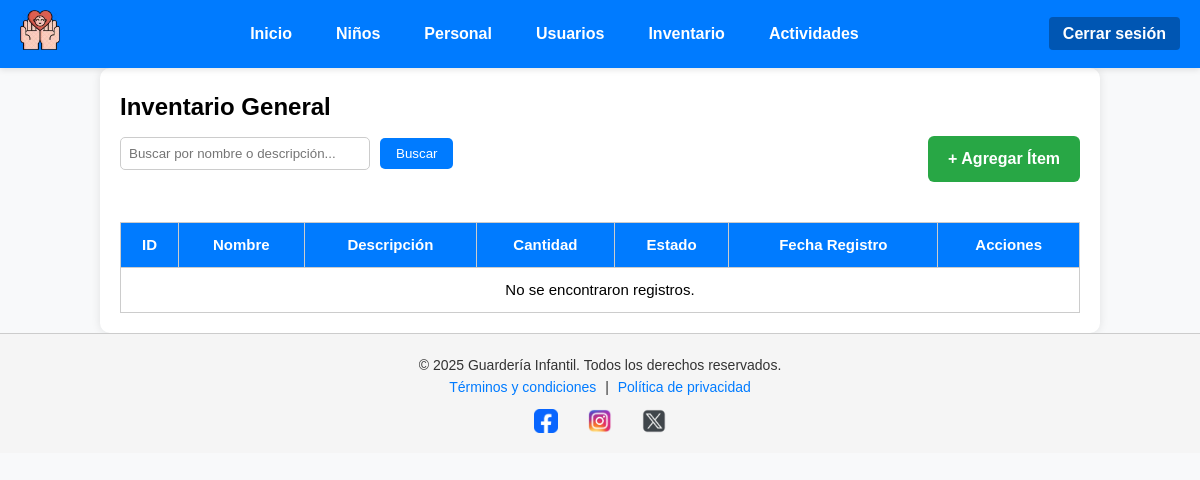
The page /MVC/index.php?c=Inventario&a=index (signed in) on the database as committed earlier.
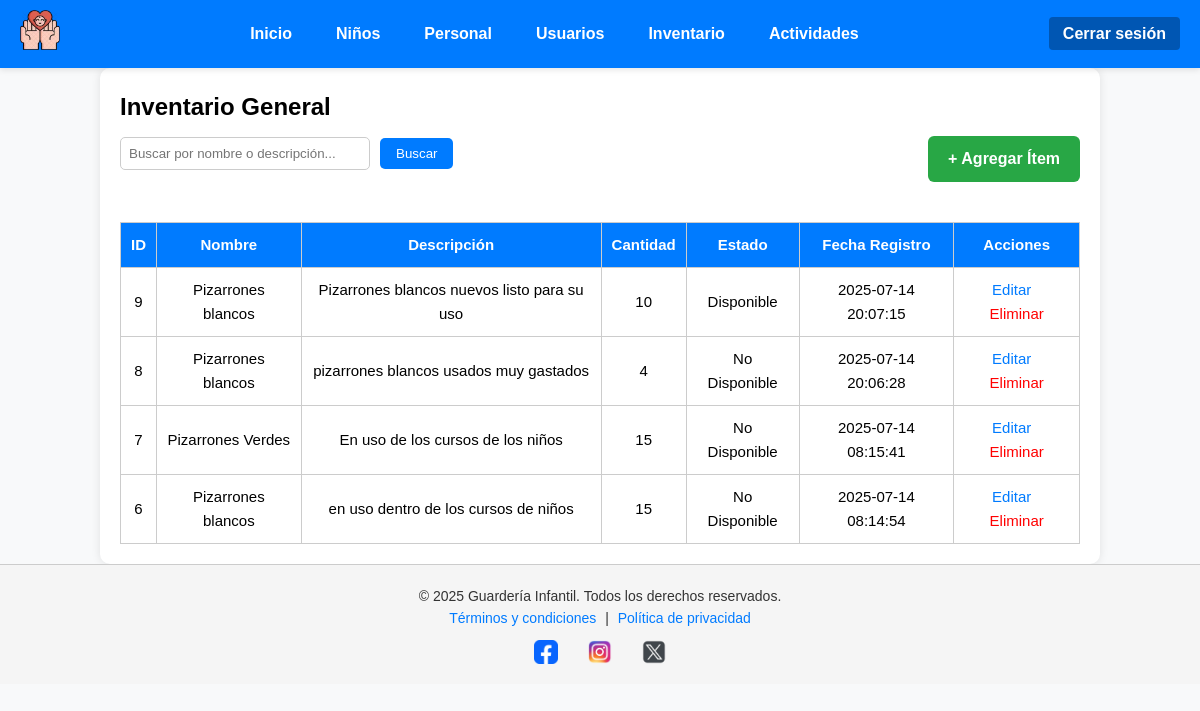
The same page on the database as committed later.
### tables this page shows
CREATE TABLE `inventario` (
  `id` int(11) NOT NULL,
  `nombre` varchar(100) NOT NULL,
  `descripcion` text DEFAULT NULL,
  `cantidad` int(11) NOT NULL,
  `estado` enum('Disponible','No Disponible') DEFAULT 'Disponible',
  `fecha_registro` datetime DEFAULT current_timestamp()
);

### MVC/controller/InventarioController.php (called while the page is built, shortened)
<?php
require_once "model/dao/InventarioDAO.php";
class InventarioController {
    public function index() {
    $limite = 5;
    $pagina = isset($_GET['pagina']) && is_numeric($_GET['pagina']) ? (int)$_GET['pagina'] : 1;
    $inicio = ($pagina - 1) * $limite;
    if (isset($_GET['buscar']) && !empty(trim($_GET['buscar']))) {
        $texto = trim($_GET['buscar']);
        $lista = InventarioDAO::buscarPorNombre($texto, $inicio, $limite);
        $total = InventarioDAO::totalBusqueda($texto);
    } else {
        $lista = InventarioDAO::listarPaginado($inicio, $limite);
    }
    require_once "view/inventario/inventario.list.php";
}
}

### MVC/index.php (called while the page is built, shortened)
<?php
$a = isset($_GET['a']) ? $_GET['a'] : 'index';
$controller = new $controllerClass();
$controller->$a();

### MVC/model/dao/InventarioDAO.php (called while the page is built, shortened)
<?php
class InventarioDAO {
    public static function listarPaginado($inicio, $limite) {
    $con = Conexion::conectar();
    $stmt = $con->prepare("SELECT * FROM inventario ORDER BY fecha_registro DESC LIMIT ?, ?");
    $stmt->bindValue(1, (int)$inicio, PDO::PARAM_INT);
    $stmt->bindValue(2, (int)$limite, PDO::PARAM_INT);
    $stmt->execute();
    return $stmt->fetchAll(PDO::FETCH_ASSOC);
}
}

### MVC/view/inventario/inventario.list.php (the view, shortened to what this page needs)
<?php require_once "view/templates/navbar.php"; ?>
<main class="container">
    <h2>Inventario General</h2>
    <div style="display: flex; justify-content: space-between; align-items: center; margin-bottom: 20px; flex-wrap: wrap; gap: 10px;">
        <form method="GET" action="index.php" style="display: flex; align-items: center; gap: 10px;">
            <input
                type="text"
                name="buscar"
                placeholder="Buscar por nombre o descripción..."
                value="<?= $_GET['buscar'] ?? '' ?>"
                style="width: 250px; padding: 8px; border: 1px solid #ccc; border-radius: 5px;"
                oninput="if(this.value === '') this.form.submit();"
            >
            <button type="submit" style="padding: 8px 16px; background-color: #007bff; color: white; border: none; border-radius: 5px;">
                Buscar
            </button>
        </form>
        <a href="index.php?c=Inventario&a=nuevo" class="btn-agregar">+ Agregar Ítem</a>
    </div>
    <div style="overflow-x: auto;">
        <table class="tabla" border="1" cellpadding="10" cellspacing="0" style="width: 100%; border-collapse: collapse;">
            <thead style="background-color: #f0f0f0;">
                <tr>
                    <th>ID</th>
                    <th>Nombre</th>
                    <th>Descripción</th>
                    <th>Cantidad</th>
                    <th>Estado</th>
                    <th>Fecha Registro</th>
                    <th>Acciones</th>
                </tr>
            </thead>
            <tbody>
                <?php if (empty($lista)) : ?>
                    <tr>
                        <td colspan="7" style="text-align: center;">No se encontraron registros.</td>
                    </tr>
                <?php else : ?>
                    <?php foreach ($lista as $item): ?>
                        <tr>
                            <td><?= $item['id'] ?></td>
                            <td><?= htmlspecialchars($item['nombre']) ?></td>
                            <td><?= htmlspecialchars($item['descripcion']) ?></td>
                            <td><?= $item['cantidad'] ?></td>
                            <td><?= $item['estado'] ?></td>
                            <td><?= $item['fecha_registro'] ?></td>
                            <td>
                                <a href="index.php?c=Inventario&a=editar&id=<?= $item['id'] ?>" class="btn-editar">Editar</a>
                                <a href="index.php?c=Inventario&a=eliminar&id=<?= $item['id'] ?>" class="btn-eliminar" onclick="return confirm('¿Eliminar este ítem?')">Eliminar</a>
                            </td>
                        </tr>
                    <?php endforeach; ?>
                <?php endif; ?>
            </tbody>
        </table>
    </div>
</main>
<?php require_once "view/templates/footer.php"; ?>

### MVC/view/templates/navbar.php (shortened to what this page needs)
<?php
$rol = $_SESSION['usuario']['rol'];
?>
<!DOCTYPE html>
<html lang="es">
<head>
    <link rel="stylesheet" href="assets/css/home.css">
</head>
<body>
<nav class="barra-navegacion">
    <div class="logo">
        <img src="assets/img/logo_guarderia.png" alt="Logo Guardería">
    </div>
    <ul class="nav-enlaces">
        <li><a href="index.php?c=Home">Inicio</a></li>
        <?php if ($rol === 'Administrador') : ?>
            <li><a href="index.php?c=Ninos&a=index">Niños</a></li>
            <li><a href="index.php?c=Personal&a=index">Personal</a></li>
            <li><a href="index.php?c=Usuario&a=index">Usuarios</a></li>
            <li><a href="index.php?c=Inventario&a=index">Inventario</a></li>
            <li><a href="index.php?c=Activity&a=index">Actividades</a></li>
        <?php elseif ($rol === 'Docente') : ?>
            <li><a href="index.php?c=Ninos&a=index">Niños</a></li>
            <li><a href="index.php?c=Activity&a=index">Actividades</a></li>
        <?php elseif ($rol === 'Inventario') : ?>
            <li><a href="index.php?c=Inventario&a=index">Inventario</a></li>
        <?php endif; ?>
    </ul>
    <div class="cerrar-sesion">
        <a href="index.php?c=Login&a=logout">Cerrar sesión</a>
    </div>
</nav>

### MVC/view/templates/footer.php
<footer class="footer">
    <div class="footer-contenido">
        <p>&copy; 2025 Guardería Infantil. Todos los derechos reservados.</p>
        <p><a href="#">Términos y condiciones</a> | <a href="#">Política de privacidad</a></p>
        <div class="redes-sociales">
            <a href="https://facebook.com/"><img src="assets/img/facebook.png.webp" alt="Facebook"></a>
            <a href="https://www.instagram.com/"><img src="assets/img/instagran.png" alt="Instagram"></a>
            <a href="https://x.com/"><img src="assets/img/x.png" alt="Twitter"></a>
        </div>
    </div>
</footer>

### MVC/assets/css/home.css (style rules this page uses)
html { scroll-behavior: smooth; }
* { margin: 0; padding: 0; box-sizing: border-box; }
body { width: 100%; min-height: 100vh; overflow-x: hidden; background-color: #f8f9fa; font-family: Arial, sans-serif; line-height: 1.6; }
.container { width: 100%; margin: auto; padding: 20px; max-width: 1000px; background: white; border-radius: 10px; box-shadow: 0 0 10px rgba(0,0,0,0.1); }
.barra-navegacion { display: flex; align-items: center; justify-content: space-between; background-color: #007bff; padding: 10px 20px; position: sticky; top: 0; z-index: 999; box-shadow: 0 2px 6px rgba(0, 0, 0, 0.1); }
.logo img { height: 40px; width: auto; }
.nav-enlaces { list-style: none; display: flex; flex: 1; justify-content: center; gap: 20px; }
.nav-enlaces li a { color: white; text-decoration: none; font-weight: bold; padding: 8px 12px; border-radius: 4px; transition: background 0.3s; }
.cerrar-sesion a { color: white; background-color: #0056b3; padding: 8px 14px; border-radius: 4px; font-weight: bold; text-decoration: none; }
table.tabla { width: 100%; border-collapse: collapse; margin-top: 20px; font-size: 15px; }
table.tabla th, table.tabla td { border: 1px solid #ccc; padding: 10px; text-align: center; }
table.tabla th { background-color: #007bff; color: white; }
.btn-agregar { display: inline-block; margin-top: 10px; padding: 10px 15px; background-color: #28a745; color: white; text-decoration: none; border-radius: 4px; font-weight: bold; }
.btn-editar { color: #007bff; text-decoration: none; margin-right: 10px; }
.btn-eliminar { color: red; text-decoration: none; }
.footer { background-color: #f5f5f5; padding: 20px 10px; text-align: center; font-size: 14px; color: #333; border-top: 1px solid #ccc; }
.footer a { color: #007bff; text-decoration: none; margin: 0 5px; }
.redes-sociales { margin-top: 10px; }
.redes-sociales img { width: 24px; height: 24px; margin: 0 8px; vertical-align: middle; transition: transform 0.3s ease; }
.btn-agregar { padding: 10px 20px; background-color: #28a745; color: white; font-weight: bold; border: none; border-radius: 6px; cursor: pointer; }
.btn-agregar, .btn-cancelar { padding: 10px 20px; border: none; font-weight: bold; text-align: center; text-decoration: none; border-radius: 6px; min-width: 120px; }
.btn-agregar { background-color: #28a745; color: white; }

Rows that differ between the two databases and show on the page:
added inventario: id "9", nombre "Pizarrones blancos", descripcion "Pizarrones blancos nuevos listo para su uso", cantidad "10", estado "Disponible", fecha_registro "2025-07-14 20:07:15"
added inventario: id "8", nombre "Pizarrones blancos", descripcion "pizarrones blancos usados muy gastados", cantidad "4", estado "No Disponible", fecha_registro "2025-07-14 20:06:28"
added inventario: id "7", nombre "Pizarrones Verdes", descripcion "En uso de los cursos de los niños", cantidad "15", estado "No Disponible", fecha_registro "2025-07-14 08:15:41"
added inventario: id "6", nombre "Pizarrones blancos", descripcion "en uso dentro de los cursos de niños", cantidad "15", estado "No Disponible", fecha_registro "2025-07-14 08:14:54"
Other text that changed with them:
text no longer shown: "No se encontraron registros."
